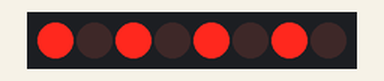
Simulated run of this sketch. Board: Arduino Uno, built with avr-gcc and run on an emulated ATmega328P. On the bench: 8 shift-register outputs drawn as a row of LEDs (first output left, lit = HIGH). What the sketch prints to the serial monitor is not drawn.

Above: at 2.5 s.
At 7.5 s:
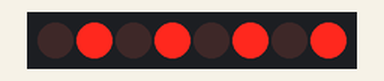
Timing chart, 0 to 13.0 s (numbered marks = the images above):
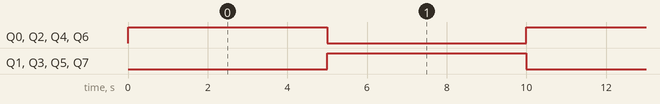

Measured:
- by itself, Q0–7: alternates HIGH for 5.0 s and LOW for 5.0 s

The sketch:

shiftRegister.ino
```cpp
#define latchPin 11
#define clockPin 9
#define dataPin 12
#define dt 500

//byte led = 0x01;
byte led = 0b10101010;
void setup() {
  // put your setup code here, to run once:
  Serial.begin(9600);
  pinMode(latchPin, OUTPUT);
  pinMode(clockPin, OUTPUT);
  pinMode(dataPin, OUTPUT);
  Serial.println(led);

}

//shiftout() function
//MSBFIRST or LSBFIRST.
//Most Significant Bit First, or, Least Significant Bit First.
//shiftout only works for 1 byte, if number larger than 255
//have to do two steps
//data = 500;
// shift out lowbyte
//shiftOut(dataPin, clock, LSBFIRST, data);
// shift out highbyte
//shiftOut(dataPin, clock, LSBFIRST, (data >> 8));
void loop() {
  // put your main code here, to run repeatedly:
//======================》example1
//  for (int i = 0; i < 7; i++) {
//    digitalWrite(latchPin, LOW);
//    shiftOut(dataPin, clockPin, LSBFIRST, led);
//    digitalWrite(latchPin, HIGH);
//    led = led << 1;
//    delay(dt);
//  }
//  for (int i = 0; i < 7; i++) {
//    digitalWrite(latchPin, LOW);
//    shiftOut(dataPin, clockPin, LSBFIRST, led);
//    digitalWrite(latchPin, HIGH);
//    led = led >> 1;
//    delay(dt);
//  }

//======================》example2
//    digitalWrite(latchPin, LOW);
//    shiftOut(dataPin, clockPin, LSBFIRST, led);
//    digitalWrite(latchPin, HIGH);
//    delay(dt);
////    led = led / 128 + led * 2;  //shift left
//    led = led * 128 + led / 2;  //shift right

//=======================》example 3
    digitalWrite(latchPin, LOW);
    shiftOut(dataPin, clockPin, LSBFIRST, led);
    digitalWrite(latchPin, HIGH);
    led = ~led;
    delay(dt*10);
}
```
